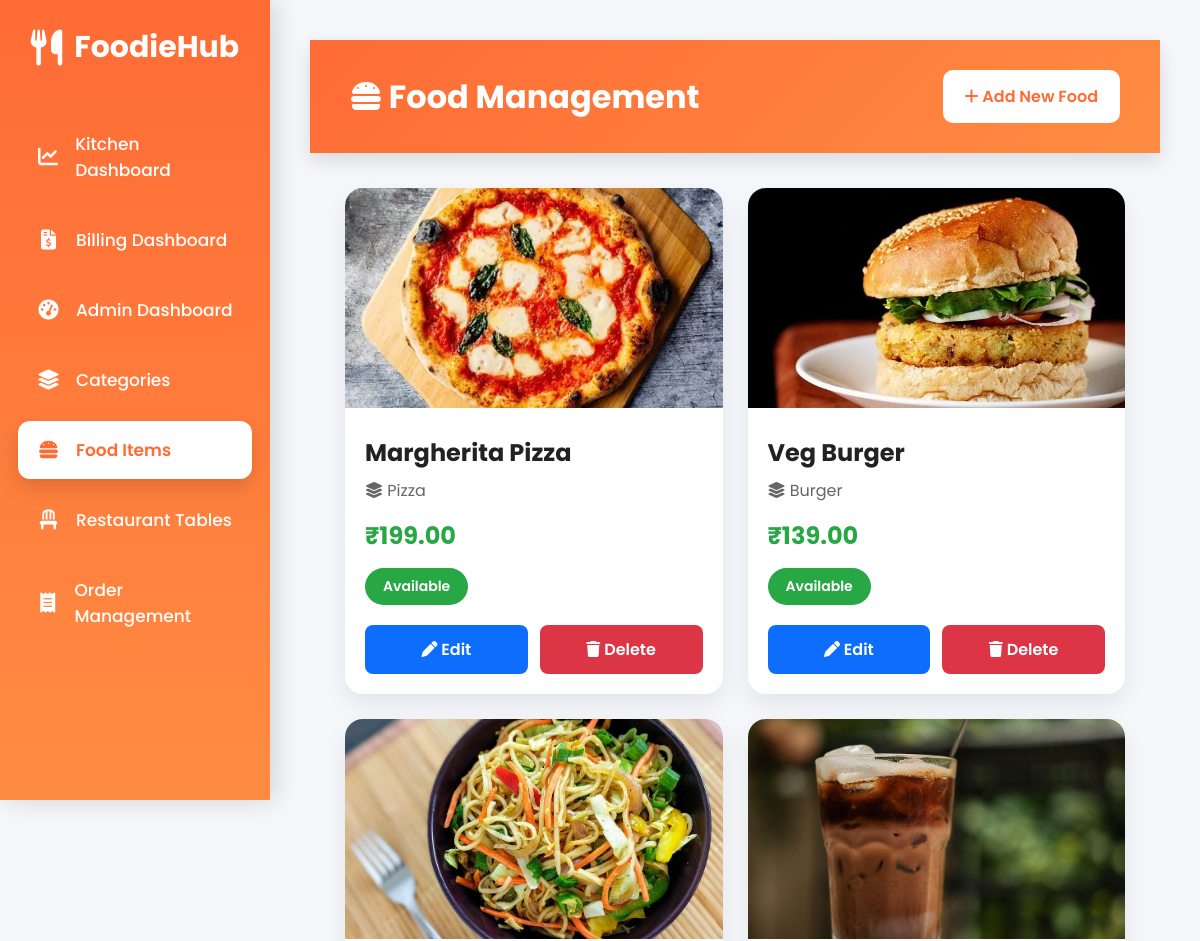
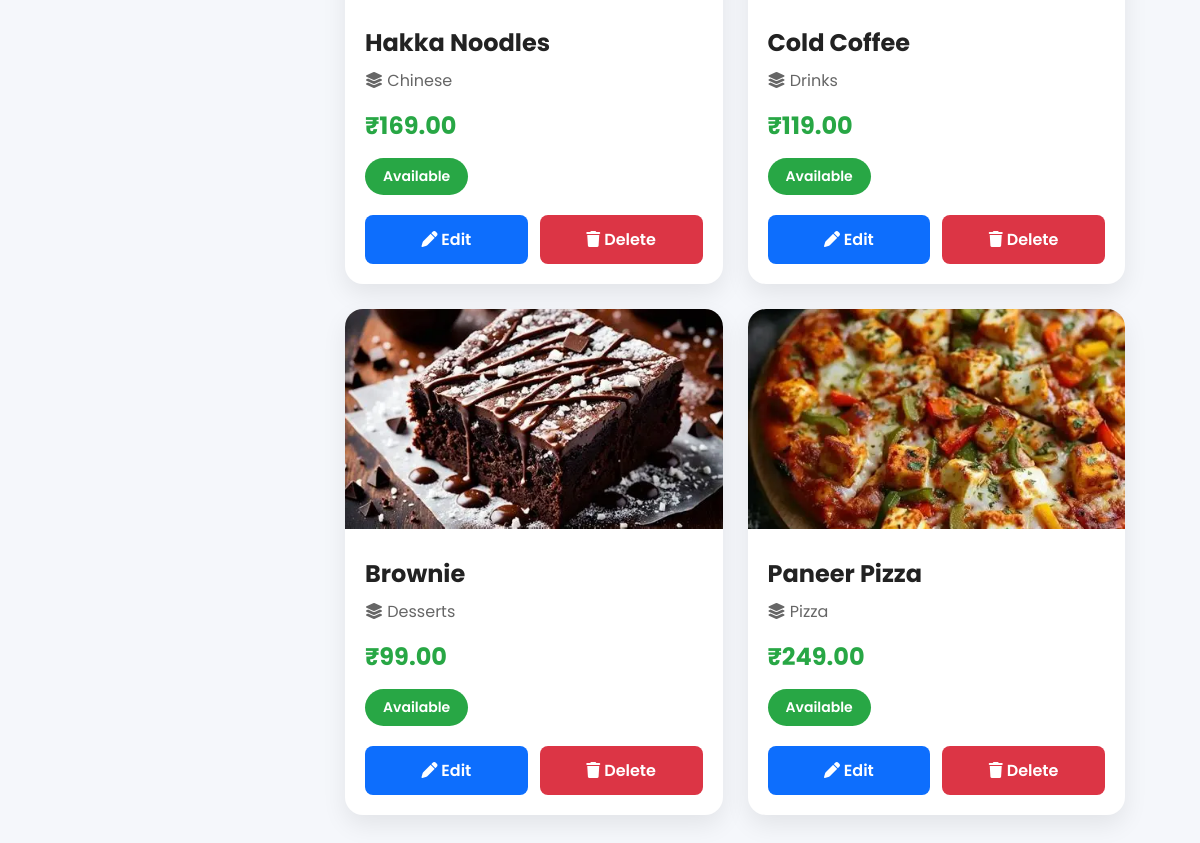
The page /admin-panel/foods/ (signed in) on the database its author committed (2 pictures, top to bottom).
### menu/models.py (models this page shows, shortened)
class Food(models.Model):
    category = models.ForeignKey(Category, on_delete=models.CASCADE)
    food_name = models.CharField(max_length=100)
    description = models.TextField()
    price = models.DecimalField(max_digits=8, decimal_places=2)
    image = models.ImageField(upload_to='foods/')
    available = models.BooleanField(default=True)

class Category(models.Model):
    category_name = models.CharField(max_length=100)
    description = models.TextField(blank=True)
    image = models.ImageField(upload_to='categories/', blank=True)

### adminpanel/views.py (the view)
# urls.py: path("foods/", views.food_list, name="food_list"),
@login_required(login_url='login')
def food_list(request):
    foods = Food.objects.select_related("category").all()
    return render(request, "food_list.html", {
        "foods": foods
    })

### adminpanel/templates/food_list.html (shortened to what this page needs)
{% include "sidebar.html" %}
<!DOCTYPE html>
<html lang="en">
<head>
<link rel="stylesheet"
href="https://cdnjs.cloudflare.com/ajax/libs/font-awesome/6.7.2/css/all.min.css">
</head>
<body>
<div class="main-content">
<div class="header">
<h1>
<i class="fa-solid fa-burger"></i>
Food Management
</h1>
<a href="{% url 'food_add' %}" class="add-btn">
<i class="fa-solid fa-plus"></i>
Add New Food
</a>
</div>
<div class="container">
{% for food in foods %}
<div class="food-card">
<img src="{{ food.image.url }}" alt="{{ food.food_name }}">
<div class="content">
<div class="food-name">
{{ food.food_name }}
</div>
<div class="category">
<i class="fa-solid fa-layer-group"></i>
{{ food.category.category_name }}
</div>
<div class="price">
₹{{ food.price }}
</div>
{% if food.available %}
<span class="status available">
Available
</span>
{% else %}
<span class="status unavailable">
Unavailable
</span>
{% endif %}
<div class="actions">
<a href="{% url 'food_edit' food.id %}" class="edit">
<i class="fa-solid fa-pen"></i>
Edit
</a>
<a href="{% url 'food_delete' food.id %}" class="delete">
<i class="fa-solid fa-trash"></i>
Delete
</a>
</div>
</div>
</div>
{% empty %}
<div class="empty">
🍔 No Food Items Found
</div>
{% endfor %}
</div>
</div>
</body>
</html>

### templates/sidebar.html (style rules this page uses)
* { margin:0; padding:0; box-sizing:border-box; font-family:'Poppins',sans-serif; }
body { background:#f5f7fa; }
.main-content { margin-left:270px; padding:40px; }

### adminpanel/templates/food_list.html (style rules this page uses)
* { margin:0; padding:0; box-sizing:border-box; font-family:'Poppins',sans-serif; }
body { background:#f5f7fb; }
.main-content { margin-left:270px; width:calc(100% - 270px); min-height:100vh; transition:.3s; }
.header { background:linear-gradient(135deg,#ff6b35,#ff8c42); color:white; padding:30px 40px; display:flex; justify-content:space-between; align-items:center; flex-wrap:wrap; box-shadow:0 8px 20px rgba(0,0,0,.12); }
.header h1 { font-size:32px; }
.add-btn { text-decoration:none; background:white; color:#ff6b35; padding:14px 22px; border-radius:10px; font-weight:600; transition:.3s; }
.container { padding:35px; display:grid; grid-template-columns:repeat(auto-fit,minmax(300px,1fr)); gap:25px; }
.food-card { background:white; border-radius:18px; overflow:hidden; box-shadow:0 10px 25px rgba(0,0,0,.08); transition:.3s; }
.food-card img { width:100%; height:220px; object-fit:cover; }
.content { padding:20px; }
.food-name { font-size:24px; font-weight:700; color:#222; }
.category { color:#666; margin-top:8px; }
.price { color:#28a745; font-size:24px; font-weight:bold; margin:15px 0; }
.status { display:inline-block; padding:8px 18px; border-radius:30px; color:white; font-size:14px; font-weight:600; }
.available { background:#28a745; }
.actions { display:flex; gap:12px; margin-top:20px; }
.actions a { flex:1; text-align:center; text-decoration:none; padding:12px; color:white; border-radius:8px; font-weight:600; transition:.3s; }
.edit { background:#0d6efd; }
.delete { background:#dc3545; }

### rows shown on the page
Food: image (picture), food_name "Margherita Pizza", category.category_name "Pizza", price "199.00", available "Available"
Food: image (picture), food_name "Veg Burger", category.category_name "Burger", price "139.00", available "Available"
Food: image (picture), food_name "Hakka Noodles", category.category_name "Chinese", price "169.00", available "Available"
Food: image (picture), food_name "Cold Coffee", category.category_name "Drinks", price "119.00", available "Available"
Food: image (picture), food_name "Brownie", category.category_name "Desserts", price "99.00", available "Available"
Food: image (picture), food_name "Paneer Pizza", category.category_name "Pizza", price "249.00", available "Available"
